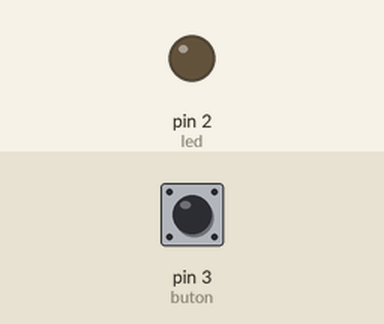
Recording of a sketch running on a simulated Arduino Uno, built with avr-gcc and run on an emulated ATmega328P. On the bench: output pins drawn as LEDs (lit = HIGH). Inputs (shaded band) come from the test bench; at power-on: pin 3 (buton) LOW.

Above: at 1.2 s.
1.3 s: pin 3 (buton) pulled HIGH for 0.15 s
At 1.37 s:
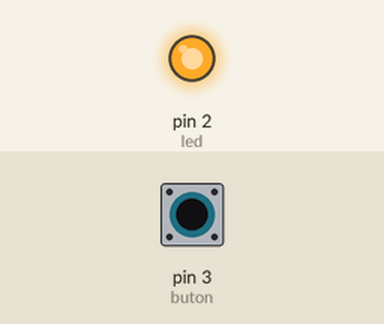
2.9 s: pin 3 (buton) pulled HIGH for 3.2 s
At 6.7 s:
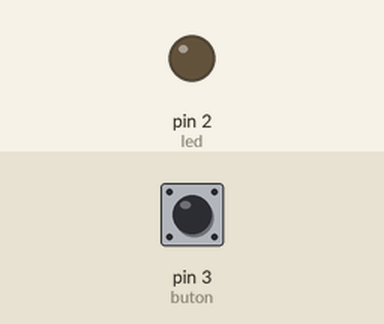
Timing chart, 0 to 8.2 s (numbered marks = the images above; inputs shaded):
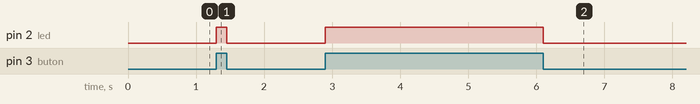

Measured:
- after the input at 1.3 s, pin 2 (led): LOW → HIGH at once, → LOW 0.15 s later
- after the input at 2.9 s, pin 2 (led): LOW → HIGH at once, → LOW 3.2 s later

The sketch:

Buton-LED.ino
```cpp
int led=2; //Ledin bağlı olduğu pin numarasını led adlı değişkene aktardık.
int buton=3; //Butonun bağlı olduğu pin numarasını buton adlı değişkene aktardık.
void setup() {
pinMode(led, OUTPUT); //Ledin bağlı olduğu (2 numaları) pini çıkış pini olarak belirttik.
pinMode(buton, INPUT); //Butonun bağlı olduğu (3 numaları) pini giriş pini olarak belirttik.
}
void loop() {
if(digitalRead(buton)==1){  //Buton değeri 1' eşitse....
digitalWrite(led, HIGH); //Led'in bağlı olduğu pine güç verdik
}else{
digitalWrite(led, LOW); //Led'in bağlı olduğu pin gücünü kestik
}
}
```
